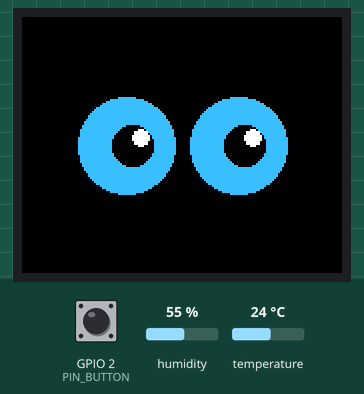
Recording of a sketch running on a simulated ESP32. Shown: 160×128 colour display. Inputs (shaded band) come from the test bench; at power-on: temperature 24 °C, GPIO 2 (PIN_BUTTON) LOW, humidity 55 %. WiFi joins after 1.5 s; servers stay silent unless stated; I2S audio is not simulated (input reads silence); random numbers use the default seed unless the sketch sets one; what the sketch prints to the serial monitor is not drawn.

Above: at 1.3 s.

The sketch:

esp32_sensores.ino
```cpp
/* Proyecto Loro - ESP32 DevKit / ESP32-WROOM clasico.
 * DHT22 DATA -> GPIO32 (pull-up 10 kOhm a 3V3 si hace falta).
 * INMP441: SCK->26, WS->25, SD->33, L/R->GND, VDD->3V3 (microphone.h).
 * Wi-Fi y backend se configuran en wifi_config.h. GPIO2 a 3V3 registra la foto.
 * TFT ST7735: SCK->18, SDA/MOSI->23, A0/DC->16, CS->5, RESET->17, LED->3V3.
 * GET /readings entrega la ultima muestra.
 * Monitor serie y carga: 115200. Audio I2S en dBFS; no es dB SPL calibrado.
 */
#include <Arduino.h>
#include <DHT.h>
#include <WiFi.h>
#include <WebServer.h>
#include <ESPmDNS.h>
#include <Adafruit_GFX.h>
#include <Adafruit_ST7735.h>
#include <RobotLoroButton.h>
#include <soc/gpio_struct.h>
#include "microphone.h"
#include "wifi_config.h"

constexpr uint8_t PIN_DHT = 32;
constexpr uint8_t PIN_BUTTON = 2;
constexpr uint8_t PIN_TFT_CS = 5;
constexpr uint8_t PIN_TFT_DC = 16;
constexpr uint8_t PIN_TFT_RST = 17;
constexpr uint32_t INTERVALO_REPORTE_MS = 2500;
constexpr char HOSTNAME[] = "esp32sensores";
DHT dht(PIN_DHT, DHT22);
WebServer server(80);
Adafruit_ST7735 display(PIN_TFT_CS, PIN_TFT_DC, PIN_TFT_RST);
constexpr uint16_t COLOR_EYES = 0x3DFF;
constexpr uint16_t COLOR_GOOD = 0x07E0;
constexpr uint16_t COLOR_BAD = 0xF800;
constexpr uint32_t DISPLAY_RESULT_MS = 10000;
uint32_t resultadoPantallaMs = 0;
bool mostrandoResultado = false;

void drawEyes() {
  display.fillScreen(ST77XX_BLACK);
  for (uint8_t eye = 0; eye < 2; ++eye) {
    const int16_t centerX = eye == 0 ? 52 : 108;
    display.fillCircle(centerX, 64, 24, COLOR_EYES);
    display.fillCircle(centerX + 3, 64, 10, ST77XX_BLACK);
    display.fillCircle(centerX + 7, 60, 4, ST77XX_WHITE);
  }
}

void drawHeart() {
  display.fillScreen(ST77XX_BLACK);
  display.fillCircle(66, 53, 18, COLOR_GOOD);
  display.fillCircle(94, 53, 18, COLOR_GOOD);
  display.fillTriangle(48, 61, 112, 61, 80, 96, COLOR_GOOD);
}

void drawCross() {
  display.fillScreen(ST77XX_BLACK);
  for (int8_t offset = -4; offset <= 4; ++offset) {
    display.drawLine(56 + offset, 40, 104 + offset, 88, COLOR_BAD);
    display.drawLine(104 + offset, 40, 56 + offset, 88, COLOR_BAD);
  }
}

void updateDisplay() {
  const String body = server.arg("plain");
  if (body == "{\"state\":\"good\"}") {
    drawHeart();
    mostrandoResultado = true;
    resultadoPantallaMs = millis();
  } else if (body == "{\"state\":\"bad\"}") {
    drawCross();
    mostrandoResultado = true;
    resultadoPantallaMs = millis();
  } else {
    server.send(400, "application/json", "{\"error\":\"Estado de pantalla invalido\"}");
    return;
  }
  server.send(200, "application/json", "{\"ok\":true}");
}

uint32_t ultimoReporteMs = 0;
uint32_t muestraMs = 0;
uint32_t ultimoReintentoMs = 0;
uint32_t actividadSonido = 0;
bool sonidoMuestra = false;
bool hayMuestra = false;
bool dhtValido = false;
bool redLista = false;
AudioSnapshot audio = {};
float temperatura = NAN;
float humedad = NAN;
ButtonInput sharedButton;
LoroButtonClient buttonClient;
portMUX_TYPE buttonMux = portMUX_INITIALIZER_UNLOCKED;
String pendingPressId;
uint64_t pendingTriggerMs = 0;
uint32_t pendingPressAt = 0;
uint32_t pendingClockErrorMs = 2000;
uint32_t lastButtonAttemptMs = 0;

void IRAM_ATTR onButtonChange() {
  portENTER_CRITICAL_ISR(&buttonMux);
  const bool physicalHigh = (GPIO.in & (1UL << PIN_BUTTON)) != 0;
  sharedButton.recordLevel(!physicalHigh, millis());
  portEXIT_CRITICAL_ISR(&buttonMux);
}

String readingsJson() {
  String json;
  json.reserve(560);
  const uint32_t audioAge = audio.ageMs + static_cast<uint32_t>(millis() - muestraMs);
  const bool audioOk = audio.ok && audioAge <= 5000;
  json = "{\"temperature_c\":";
  json += dhtValido ? String(temperatura, 1) : "null";
  json += ",\"humidity_pct\":";
  json += dhtValido ? String(humedad, 1) : "null";
  json += ",\"dht_ok\":";
  json += dhtValido ? "true" : "false";
  json += ",\"sound_detected\":";
  json += (audioOk && sonidoMuestra) ? "true" : "false";
  json += ",\"sound_source\":\"inmp441\",\"sound_level\":null,\"sound_ok\":";
  json += audioOk ? "true" : "false";
  json += ",\"sound_rms\":";
  json += audioOk ? String(audio.rms, 8) : "null";
  json += ",\"sound_dbfs\":";
  json += audioOk ? String(audio.dbfs, 1) : "null";
  json += ",\"sound_peak_dbfs\":";
  json += audioOk ? String(audio.peakDbfs, 1) : "null";
  json += ",\"sound_threshold_dbfs\":";
  json += String(SOUND_THRESHOLD_DBFS, 1);
  json += ",\"sound_clipped\":";
  json += (audioOk && audio.clipped) ? "true" : "false";
  json += ",\"sound_age_ms\":";
  json += audioAge;
  json += ",\"sound_activity_count\":";
  json += actividadSonido;
  json += ",\"sample_age_ms\":";
  json += (uint32_t)(millis() - muestraMs);
  json += ",\"uptime_ms\":";
  json += millis();
  json += "}";
  return json;
}

void sendReadings() {
  server.sendHeader("Cache-Control", "no-store");
  if (!hayMuestra) {
    server.send(503, "application/json", "{\"error\":\"Esperando la primera muestra\"}");
    return;
  }
  server.send(200, "application/json", readingsJson());
}

void handleButton() {
  bool pressed;
  uint32_t pressedAt;
  portENTER_CRITICAL(&buttonMux);
  pressed = sharedButton.poll(millis());
  pressedAt = sharedButton.pressedMillis();
  portEXIT_CRITICAL(&buttonMux);
  if (pressed && pendingPressId.isEmpty()) {
    pendingPressId = buttonClient.newPressId();
    pendingPressAt = millis();
    pendingTriggerMs = 0;
    pendingClockErrorMs = 2000;
    if (buttonClient.clock.usableForEvent(pressedAt, millis(), 2000)) {
      pendingTriggerMs = buttonClient.clock.timestamp(pressedAt);
      pendingClockErrorMs = buttonClient.clock.uncertainty(pressedAt);
    }
    Serial.println("Boton GPIO2: solicitando foto a la ESP32-CAM.");
  }
  if (pendingPressId.isEmpty() || WiFi.status() != WL_CONNECTED) return;
  const uint32_t now = millis();
  if (static_cast<uint32_t>(now - pendingPressAt) >= 55000) {
    Serial.println("La solicitud de foto vencio sin conexion al backend.");
    pendingPressId = "";
    return;
  }
  if (static_cast<uint32_t>(now - lastButtonAttemptMs) < 1500) return;
  lastButtonAttemptMs = now;
  const String eventId = buttonClient.registerPress(pendingPressId, pendingTriggerMs,
                                                     pendingClockErrorMs);
  if (!eventId.isEmpty()) {
    Serial.printf("Foto solicitada. Evento: %s\n", eventId.c_str());
    pendingPressId = "";
  }
}

void setup() {
  Serial.begin(115200);
  display.initR(INITR_BLACKTAB);
  display.setRotation(1);
  drawEyes();
  if (!beginMicrophone()) Serial.println("INMP441: fallo de inicializacion I2S.");
  dht.begin();
  ultimoReporteMs = millis();
  pinMode(PIN_BUTTON, INPUT_PULLDOWN);
  // ButtonInput usa logica activa en bajo; invertir GPIO2 para el boton a 3V3.
  sharedButton.begin(digitalRead(PIN_BUTTON) == LOW, millis());
  attachInterrupt(digitalPinToInterrupt(PIN_BUTTON), onButtonChange, CHANGE);
  WiFi.mode(WIFI_STA);
  WiFi.setHostname(HOSTNAME);
  WiFi.setAutoReconnect(true);
  if (WIFI_PASSWORD[0]) WiFi.begin(WIFI_SSID, WIFI_PASSWORD);
  else WiFi.begin(WIFI_SSID);
  buttonClient.begin("sensors", BACKEND_HOST, BACKEND_PORT);
  server.on("/", HTTP_GET, sendReadings);
  server.on("/readings", HTTP_GET, sendReadings);
  server.on("/display", HTTP_POST, updateDisplay);
  server.onNotFound([]() { server.send(404, "application/json", "{\"error\":\"Ruta no encontrada\"}"); });
  Serial.println("Proyecto Loro: ESP32 de sensores, DHT22 GPIO32 e INMP441 I2S");
  Serial.printf("Conectando a %s. Primera muestra en 2.5 segundos.\n", WIFI_SSID);
}

void loop() {
  const uint32_t ahora = millis();
  if (mostrandoResultado && (uint32_t)(ahora - resultadoPantallaMs) >= DISPLAY_RESULT_MS) {
    drawEyes();
    mostrandoResultado = false;
  }
  if ((uint32_t)(ahora - ultimoReporteMs) >= INTERVALO_REPORTE_MS) {
    ultimoReporteMs = ahora;
    humedad = dht.readHumidity();
    temperatura = dht.readTemperature();
    dhtValido = isfinite(humedad) && isfinite(temperatura)
                && humedad >= 0 && humedad <= 100 && temperatura >= -40 && temperatura <= 80;
    audio = takeAudioSnapshot();
    sonidoMuestra = audio.detected;
    if (sonidoMuestra) ++actividadSonido;
    muestraMs = millis();
    hayMuestra = true;
    Serial.println(readingsJson());
  }

  if (WiFi.status() == WL_CONNECTED) {
    if (!redLista) {
      if (MDNS.begin(HOSTNAME)) MDNS.addService("http", "tcp", 80);
      else Serial.println("mDNS no disponible; usa la IP.");
      server.begin();
      redLista = true;
      Serial.printf("Sensores: http://%s/readings | http://%s.local/readings\n",
                    WiFi.localIP().toString().c_str(), HOSTNAME);
    }
    server.handleClient();
    buttonClient.pollClock();
    handleButton();
  } else {
    if (redLista) {
      server.stop();
      MDNS.end();
      redLista = false;
      Serial.println("Wi-Fi desconectado.");
    }
    if ((uint32_t)(millis() - ultimoReintentoMs) >= 10000) {
      ultimoReintentoMs = millis();
      WiFi.reconnect();
      Serial.printf("Reintentando conexion a %s...\n", WIFI_SSID);
    }
    handleButton();
  }
  delay(1);
}
```

audio_metrics.h
```cpp
#pragma once
#include <cmath>
#include <cstddef>
#include <cstdint>
#include <climits>

struct AudioMetrics {
  bool valid = false;
  double rms = 0;
  double dbfs = -120;
  bool clipped = false;
  int32_t minPcm = 0;
  int32_t maxPcm = 0;
};

struct AudioSnapshot {
  bool ok;
  float rms;
  float dbfs;
  float peakDbfs;
  bool detected;
  bool clipped;
  uint32_t ageMs;
};

inline AudioSnapshot makeAudioSnapshot(const AudioMetrics &metrics, uint32_t age,
                                       bool detected, bool clipped, float peak) {
  AudioSnapshot result = {};
  result.ok = metrics.valid && age <= 500;
  result.rms = metrics.rms;
  result.dbfs = metrics.dbfs;
  result.peakDbfs = peak;
  // El evento pertenece al período; una avería posterior no lo borra.
  result.detected = detected;
  result.clipped = clipped;
  result.ageMs = age;
  return result;
}

// INMP441: PCM de 24 bits en los bits superiores de una palabra I2S de 32.
class AudioAccumulator {
 public:
  void add(int32_t raw) {
    const int32_t pcm = raw >> 8;
    const double value = static_cast<double>(pcm) / 8388608.0;
    sum += value;
    squares += value * value;
    if (pcm < minimum) minimum = pcm;
    if (pcm > maximum) maximum = pcm;
    if (std::abs(value) >= 0.999) clipped = true;
    ++count;
  }
  AudioMetrics finish() const {
    AudioMetrics result;
    result.valid = count > 1 && minimum != maximum;
    result.clipped = clipped;
    result.minPcm = count ? minimum : 0;
    result.maxPcm = count ? maximum : 0;
    if (!result.valid) return result;
    const double mean = sum / count;
    const double variance = squares / count - mean * mean;
    result.rms = std::sqrt(variance > 0 ? variance : 0);
    result.dbfs = result.rms > 0.000001 ? 20.0 * std::log10(result.rms) : -120.0;
    return result;
  }
  size_t size() const { return count; }
  void reset() { *this = AudioAccumulator(); }

 private:
  size_t count = 0;
  double sum = 0;
  double squares = 0;
  int32_t minimum = INT32_MAX;
  int32_t maximum = INT32_MIN;
  bool clipped = false;
};
```

microphone.cpp
```cpp
#include "microphone.h"
#include "audio_metrics.h"
#include <driver/i2s.h>
#include <driver/gpio.h>

namespace {
constexpr i2s_port_t PORT = I2S_NUM_0;
constexpr size_t WINDOW_SAMPLES = AUDIO_SAMPLE_RATE / 10; // 100 ms.
portMUX_TYPE mux = portMUX_INITIALIZER_UNLOCKED;
AudioMetrics latest;
uint32_t latestMs = 0;
float periodPeak = -120;
bool periodDetected = false;
bool periodClipped = false;

void captureAudio(void *) {
  int32_t buffer[256];
  AudioAccumulator accumulator;
  uint32_t lastDiagnostic = 0;
  vTaskDelay(pdMS_TO_TICKS(400)); // Arranque del micrófono y sus filtros.
  for (;;) {
    size_t bytes = 0;
    const esp_err_t error = i2s_read(PORT, buffer, sizeof(buffer), &bytes, pdMS_TO_TICKS(50));
    if (error != ESP_OK || bytes == 0) {
      portENTER_CRITICAL(&mux);
      latest.valid = false;
      portEXIT_CRITICAL(&mux);
      accumulator.reset();
      vTaskDelay(pdMS_TO_TICKS(10));
      continue;
    }
    for (size_t i = 0; i < bytes / sizeof(int32_t); ++i) {
      accumulator.add(buffer[i]);
      if (accumulator.size() < WINDOW_SAMPLES) continue;
      const AudioMetrics metrics = accumulator.finish();
      accumulator.reset();
      const uint32_t now = millis();
      portENTER_CRITICAL(&mux);
      latest = metrics;
      latestMs = now;
      if (metrics.valid) {
        if (metrics.dbfs > periodPeak) periodPeak = metrics.dbfs;
        periodDetected |= metrics.dbfs >= SOUND_THRESHOLD_DBFS;
        periodClipped |= metrics.clipped;
      }
      portEXIT_CRITICAL(&mux);
      if (!metrics.valid && static_cast<uint32_t>(now - lastDiagnostic) >= 5000) {
        lastDiagnostic = now;
        Serial.printf("INMP441 sin variacion PCM: min=%ld max=%ld. Revisar SD, VDD, GND y L/R.\n",
                      static_cast<long>(metrics.minPcm), static_cast<long>(metrics.maxPcm));
        Serial.print("INMP441 raw:");
        for (size_t j = 0; j < 8 && j < i; ++j) {
          Serial.printf(" %08lx", static_cast<unsigned long>(buffer[j]));
        }
        Serial.println();
      }
    }
  }
}
} // namespace

bool beginMicrophone() {
  i2s_config_t config = {};
  config.mode = static_cast<i2s_mode_t>(I2S_MODE_MASTER | I2S_MODE_RX);
  config.sample_rate = AUDIO_SAMPLE_RATE;
  config.bits_per_sample = I2S_BITS_PER_SAMPLE_32BIT;
  config.channel_format = MICROPHONE_LEFT_CHANNEL ? I2S_CHANNEL_FMT_ONLY_LEFT : I2S_CHANNEL_FMT_ONLY_RIGHT;
  // El driver ESP-IDF 4.4 conserva dos slots físicos de 32 bits: SCK=64*WS.
  config.communication_format = I2S_COMM_FORMAT_STAND_I2S;
  config.intr_alloc_flags = ESP_INTR_FLAG_LEVEL1;
  config.dma_buf_count = 8;
  config.dma_buf_len = 256;
  config.use_apll = false;
  esp_err_t error = i2s_driver_install(PORT, &config, 0, nullptr);
  if (error != ESP_OK) {
    Serial.printf("Error I2S install: %d\n", error);
    return false;
  }
  i2s_pin_config_t pins = {};
  pins.mck_io_num = I2S_PIN_NO_CHANGE;
  pins.bck_io_num = PIN_I2S_SCK;
  pins.ws_io_num = PIN_I2S_WS;
  pins.data_out_num = I2S_PIN_NO_CHANGE;
  pins.data_in_num = PIN_I2S_SD;
  error = i2s_set_pin(PORT, &pins);
  gpio_pulldown_en(static_cast<gpio_num_t>(PIN_I2S_SD));
  if (error != ESP_OK || xTaskCreatePinnedToCore(captureAudio, "inmp441", 4096, nullptr, 1, nullptr, 0) != pdPASS) {
    Serial.printf("No se pudo iniciar captura I2S: %d\n", error);
    i2s_driver_uninstall(PORT);
    return false;
  }
  return true;
}

AudioSnapshot takeAudioSnapshot() {
  AudioSnapshot result = {};
  AudioMetrics metrics;
  uint32_t capturedMs;
  portENTER_CRITICAL(&mux);
  metrics = latest;
  result.ok = latest.valid;
  result.rms = latest.rms;
  result.dbfs = latest.dbfs;
  result.peakDbfs = periodPeak;
  result.detected = periodDetected;
  result.clipped = periodClipped;
  capturedMs = latestMs;
  periodPeak = -120;
  periodDetected = false;
  periodClipped = false;
  portEXIT_CRITICAL(&mux);
  result.ageMs = static_cast<uint32_t>(millis() - capturedMs);
  return makeAudioSnapshot(metrics, result.ageMs, result.detected, result.clipped, result.peakDbfs);
}
```

microphone.h
```cpp
#pragma once
#include <Arduino.h>
#include "audio_metrics.h"

constexpr int PIN_I2S_SCK = 26;
constexpr int PIN_I2S_WS = 25;
constexpr int PIN_I2S_SD = 33;
constexpr bool MICROPHONE_LEFT_CHANNEL = true; // L/R a GND selecciona el slot izquierdo del INMP441.
constexpr uint32_t AUDIO_SAMPLE_RATE = 16000;
constexpr float SOUND_THRESHOLD_DBFS = -35.0f;

bool beginMicrophone();
AudioSnapshot takeAudioSnapshot();
```

wifi_config.example.h
```cpp
#pragma once
// Ejecuta python3 firmware/configure_wifi.py para generar wifi_config.h.
// LorBot_API escucha en 5055; el backend Proyecto Loro usa 8000.
constexpr char WIFI_SSID[] = "TU_RED_WIFI";
constexpr char WIFI_PASSWORD[] = "TU_CLAVE_WIFI";
constexpr char BACKEND_HOST[] = "NOMBRE_DE_LA_MAC_SIN_LOCAL_O_IP";
constexpr unsigned short BACKEND_PORT = 5055;
```
